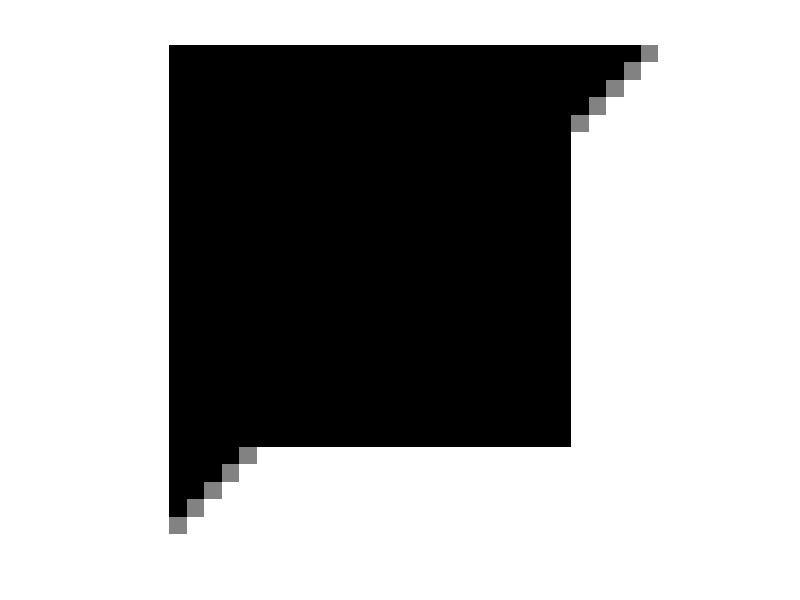
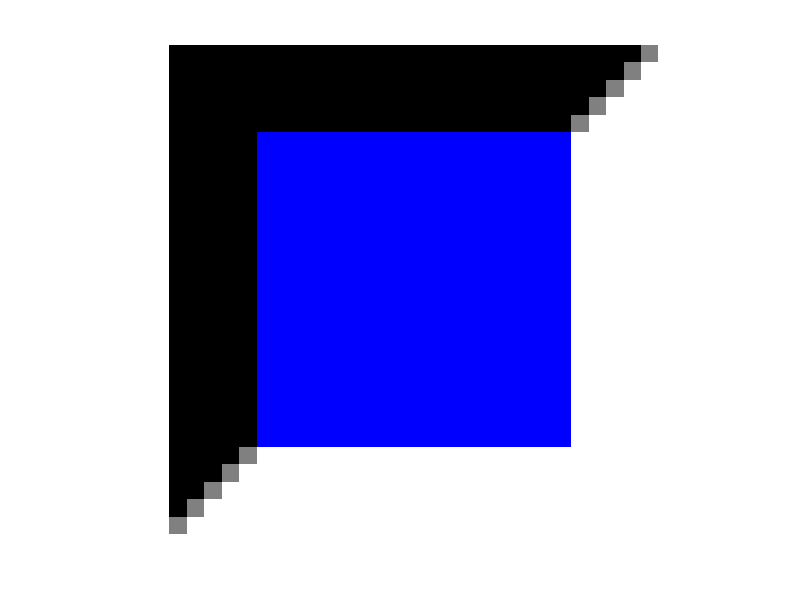
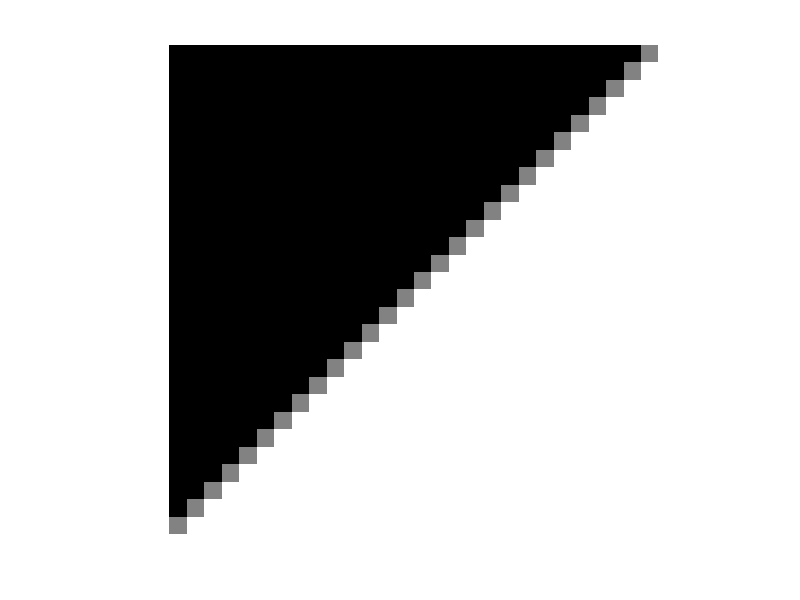

The MATLAB script that drew these images, in order:
function main
	
	Nbiter= 3000;
	tau = 0.3;
	sigma = 1/tau/16;
	rho = 1.9;

	S = 28;
	S2 = 5;
	[n1,n2]=meshgrid(1:S,1:S);
	y  = double(n1+n2>=S+2);
	idx=find(n1+n2==S+1);
	y(idx)=0.5;
	
	idx=find((n1>S2)&(n1<=S-S2)&(n2>S2)&(n2<=S-S2));
	idx2=find((n1<=S2)|(n1>S-S2)|(n2<=S2)|(n2>S-S2));
	y(idx)=0;
	yidx=y(idx2);
	ycolor=zeros(S,S,3);
	ycolor(:,:,1)=y;
	ycolor(:,:,2)=y;
	ycolor(:,:,3)=y;
	ycolor(S2+1:S-S2,S2+1:S-S2,3)=1;
	
	figure(1);
	imshow(y);
	figure(2);
	imshow(ycolor);
	imwrite(y,'y.tif');
	imwrite(ycolor,'ycolor.tif');
			
	opD = @(x) cat(3,[-diff(x,1,1);zeros(1,size(x,2))],[-diff(x,1,2) zeros(size(x,1),1)],...
		[zeros(1,size(x,2));diff(x,1,1)],[zeros(size(x,1),1) diff(x,1,2)]);
	opDadj = @(u) [u(1,:,1);diff(u(:,:,1),1,1)]+[u(:,1,2) diff(u(:,:,2),1,2)]+...
		[-diff(u(:,:,3),1,1);u(end,:,3)]+[-diff(u(:,:,4),1,2) u(:,end,4)];

	x = y;
	u = zeros([size(x) 4]);
	opDy = opD(y);
	fprintf('0 %f\n',sum(sum(sqrt(sum(max(opDy,0).^2,3)))));
	opDy = opDy(:);
	for iter = 1:Nbiter
		xnew = prox_tau_f(x-tau*opDadj(u),idx2,yidx);
		unew = prox_sigma_g_conj(u+sigma*opD(2*xnew-x));
		x = xnew+(rho-1)*(xnew-x);
		u = unew+(rho-1)*(unew-u);
		if mod(iter,40)==0
			%we display the primal and dual cost functions, which reach equal values at convergence
			fprintf('%d %f %f\n',iter,sum(sum(sqrt(sum(max(opD(xnew),0).^2,3)))),...
				sum(unew(:).*opDy)); % == sum(sum(opDadj(unew).*y))
			figure(3);
			imshow(xnew);
			colormap flag
			drawnow
		end
	end
	figure(3);
	imshow(xnew);
	colormap gray
	imwrite(xnew,'x_upwind.tif');
	
end


function xout = prox_tau_f(x,idx,yidx)
 	xout = x ;
 	xout(idx) = yidx;
end

function unew = prox_sigma_g_conj(u) 
	u = max(u,0);
	unew = bsxfun(@rdivide, u, max(sqrt(sum(u.^2,3)),1));
end